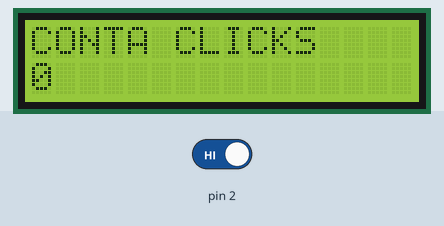
Recording of a sketch running on a simulated Arduino Uno, built with avr-gcc and run on an emulated ATmega328P. Parts: 16×2 character LCD. The inputs (shaded band) are chosen by the test bench; at power-on: pin 2 HIGH. What the sketch prints to the serial monitor is not drawn.

Above: at 1.2 s.
1.3 s: pin 2 driven LOW
At 1.5 s:
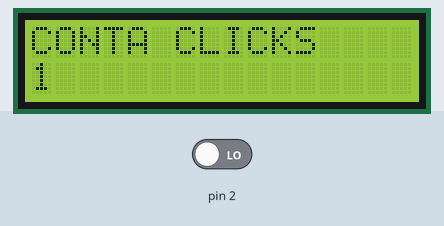
At 2.0 s:
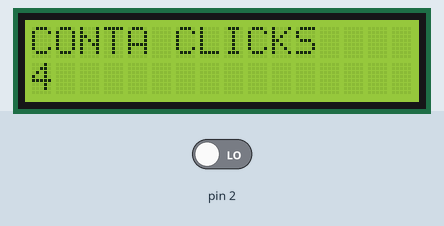
Timing chart, 0 to 4.3 s (numbered marks = the images above; inputs shaded):
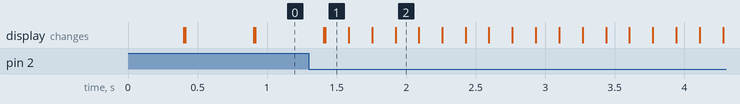

The sketch:

Exercicio05.ino
```cpp
#include <Wire.h>
#include <LiquidCrystal_I2C.h>

unsigned int sensorAnalogico;
unsigned int pwm;
int click = 0;
int n1;


 LiquidCrystal_I2C lcd(0x27,2,1,0,4,5,6,7,3, POSITIVE);

void setup() {
  Serial.begin(9600);
  lcd.begin (16,2);
  lcd.setBacklight(HIGH);
  pinMode(2, INPUT);


}

void loop() {
  int liga = digitalRead(2);

  Serial.println(liga);


    lcd.setCursor(0,0);
    lcd.print("CONTA CLICKS");


    if (liga == 0) {
      click++;
    }


  n1 = click;


  lcd.setCursor(0,1);
  lcd.print(n1); lcd.print(" ");


 delay(150);
 lcd.clear();


  }
```

Measured:
- after the input at 1.3 s, the display: first differs from a run without the input after 0.12 s (image 1)
